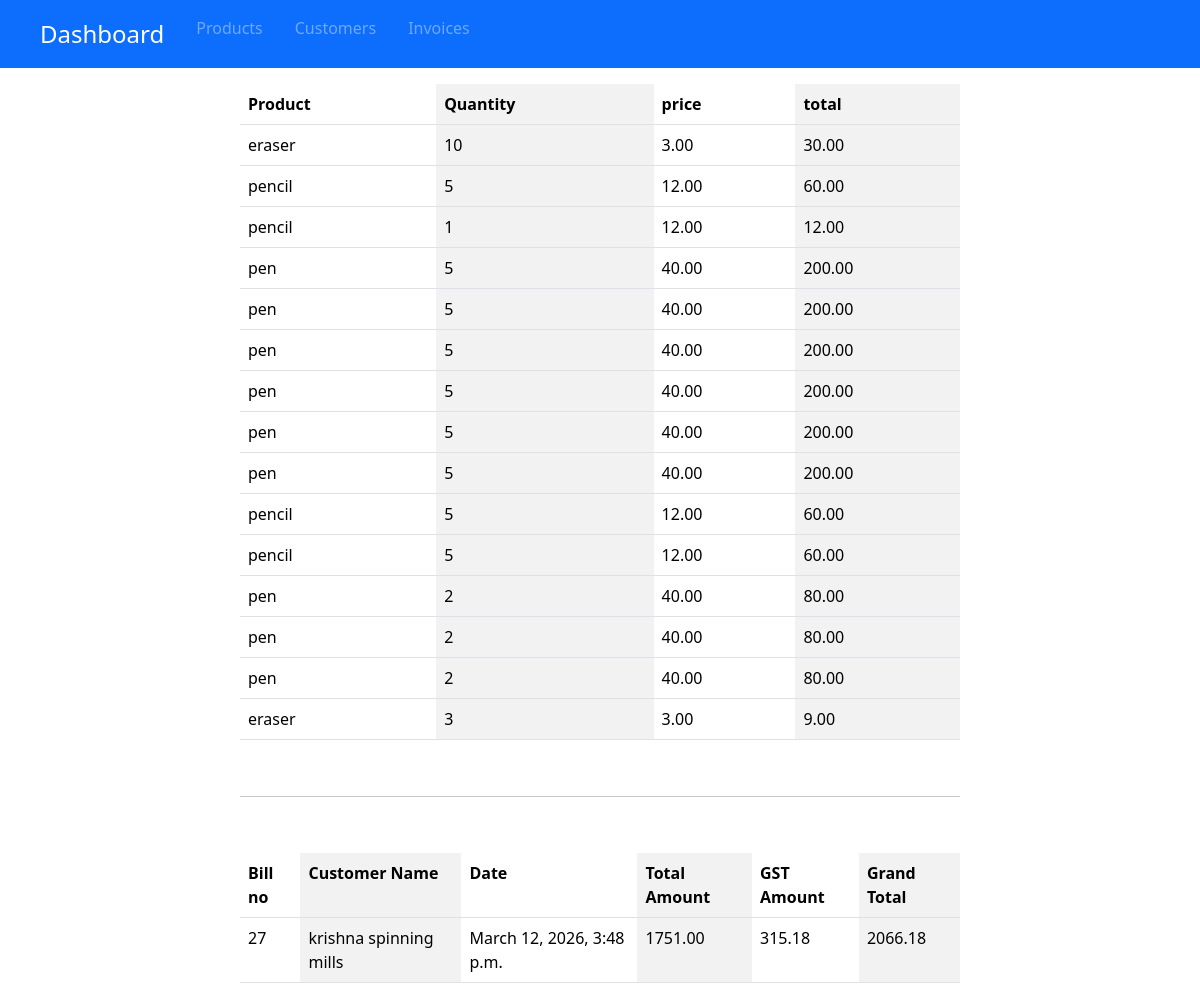
The app's page /generate_bill/27 with its own data.
### inventory/models.py (models this page shows, shortened)
class InvoiceItem(models.Model):
    invoice = models.ForeignKey(Invoice, on_delete=models.CASCADE)
    product = models.ForeignKey(Product, on_delete=models.CASCADE)
    quantity = models.IntegerField()
    price = models.DecimalField(max_digits=10, decimal_places=2)
    total = models.DecimalField(max_digits=10, decimal_places=2)

class Product(models.Model):
    product_name=models.CharField(max_length=250)
    product_code=models.CharField(max_length=50,unique=True)
    product_description=models.TextField(blank=True)
    product_price=models.DecimalField(max_digits=10,decimal_places=2)
    gst_percent=models.IntegerField()
    stock_quantity=models.IntegerField()
    product_image=models.ImageField()
    created_at=models.DateTimeField(auto_now_add=True)
    def __str__(self):
        return self.product_name

class Invoice(models.Model):
    customer=models.ForeignKey(Customer,on_delete=models.CASCADE)
    date=models.DateTimeField(auto_now_add=True)
    total_amount=models.DecimalField(max_digits=10,decimal_places=2,default=0)
    gst_amount=models.DecimalField(max_digits=10,decimal_places=2,default=0)
    grand_total=models.DecimalField(max_digits=10,decimal_places=2,default=0)

class Customer(models.Model):
    customer_name=models.CharField(max_length=200)
    customer_phone=models.CharField(max_length=22,unique=True)
    customer_email=models.EmailField(null=True,blank=True)
    customer_address=models.TextField()
    customer_gst_number=models.CharField(max_length=50, blank=True, null=True)
    created_at=models.DateTimeField(auto_now_add=True)

### inventory/views.py (the view)
# urls.py: path('generate_bill/<int:pk>',generate_bill,name='generate_bill'),
def generate_bill(request,pk):
    IO=Invoice.objects.get(pk=pk)
    IIO=InvoiceItem.objects.filter(invoice=IO)
    d={'IO':IO,'IIO':IIO}
    return render(request,'inventory/generate_bill.html',d)

### templates/inventory/generate_bill.html (shortened to what this page needs)
{% extends 'inventory/dummy.html' %}
{% block content %}
<center>
<table style="width: 60%;" class="table table-striped-columns mt-3">
    <tr>
        <th>Product</th>
        <th>Quantity</th>
        <th>price</th>
        <th>total</th>
    </tr>
    {% for OB in IIO %}
    <tr>
        <td>{{OB.product}}</td>
        <td>{{OB.quantity}}</td>
        <td>{{OB.price}}</td>
        <td>{{OB.total}}</td>
    </tr>
    {% endfor %}
</table>
<br><hr style="width: 60%;">
<br>
<table style="width: 60%;" class="table table-striped-columns mt-3">
    <tr>
        <th>Bill no</th>
        <th>Customer Name</th>
        <th>Date</th>
        <th>Total Amount</th>
        <th>GST Amount</th>
        <th>Grand Total</th>
    </tr>
<tr>
    <td>{{IO.id}}</td>
    <td>{{IO.customer.customer_name}}</td>
    <td>{{IO.date}}</td>
    <td>{{IO.total_amount}}</td>
    <td>{{IO.gst_amount}}</td>
    <td>{{IO.grand_total}}</td>
</tr>
</table>
</center>
{% endblock %}

### static/css/style.css (style rules this page uses)
body { background-color: white; }

### records on screen
InvoiceItem: product "eraser", quantity "10", price "3.00", total "30.00"
InvoiceItem: product "pencil", quantity "5", price "12.00", total "60.00"
InvoiceItem: product "pencil", quantity "1", price "12.00", total "12.00"
InvoiceItem: product "pen", quantity "5", price "40.00", total "200.00"
InvoiceItem: product "pen", quantity "5", price "40.00", total "200.00"
InvoiceItem: product "pen", quantity "5", price "40.00", total "200.00"
InvoiceItem: product "pen", quantity "5", price "40.00", total "200.00"
InvoiceItem: product "pen", quantity "5", price "40.00", total "200.00"
InvoiceItem: product "pen", quantity "5", price "40.00", total "200.00"
InvoiceItem: product "pencil", quantity "5", price "12.00", total "60.00"
InvoiceItem: product "pencil", quantity "5", price "12.00", total "60.00"
InvoiceItem: product "pen", quantity "2", price "40.00", total "80.00"
InvoiceItem: product "pen", quantity "2", price "40.00", total "80.00"
InvoiceItem: product "pen", quantity "2", price "40.00", total "80.00"
InvoiceItem: product "eraser", quantity "3", price "3.00", total "9.00"
Invoice: id "27", customer.customer_name "krishna spinning mills", date "March 12, 2026, 3:48 p.m.", total_amount "1751.00", gst_amount "315.18", grand_total "2066.18"
